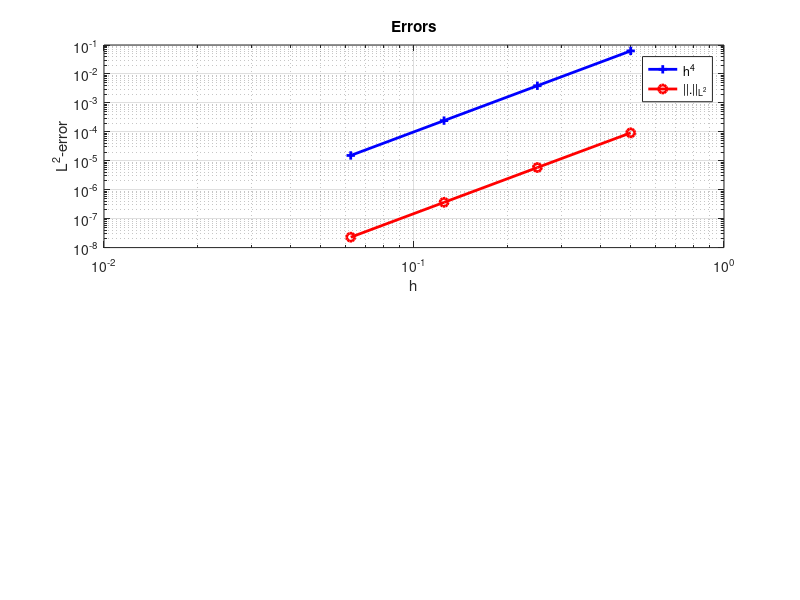

MATLAB code to generate this figure: (Note: this script raises an error after producing the figure.)
% plot convergence errors
% Ex 1 - h convergence
N = 3;
h = [0.5, 0.25, 0.125, 0.0625];
err_h1 = [1.7565e-03, 2.2164e-04, 2.7770e-05, 3.4733e-06];
err_l2 = [9.2104e-05, 5.8334e-06, 3.6579e-07, 2.2881e-08];

% ERROR PLOTS
figure(1);
hs = subplot(2,1,1);
loglog(h,h.^(N+1),'-+b','Linewidth',2); hold on; grid on; 
loglog(h,err_l2,'-or','Linewidth',2); hold on; 
legend(sprintf('h^%i',N+1),'||.||_{L^2}');
title ('Errors'); ylabel('L^2-error'); xlabel('h');
hs.FontSize = 12;

hs = subplot(2,1,2);
loglog(h,h.^N,'-+b','Linewidth',2); hold on; grid on;
loglog(h,err_h1,'-or','Linewidth',2); hold on;
legend(sprintf('h^%i',N),'||.||_{H^1}');
ylabel('H^1-error'); xlabel('h');
hs.FontSize = 12;

%%
% Ex 1 - N convergence
N = [2,3,4,5,6];
h = 0.25;
err_h1 = [1.0508e-02, 2.2164e-04, 3.4881e-06, 4.3806e-08, 4.5781e-10];
err_l2 = [4.0764e-04, 5.8334e-06, 7.0219e-08, 7.1558e-10, 6.2984e-12];

% ERROR PLOTS
figure(2);
hs = subplot(2,1,1);
semilogy(N,err_l2,'-or','Linewidth',2); hold on;  grid on;
legend('||.||_{L^2}');
title ('Errors'); ylabel('L^2-error'); xlabel('N');
hs.FontSize = 12;

hs = subplot(2,1,2);
loglog(N,err_h1,'-or','Linewidth',2); hold on; grid on;
legend('||.||_{H^1}');
ylabel('H^1-error'); xlabel('N');
hs.FontSize = 12;


%% Exercise 2
N = 1;
h = [0.5, 0.25, 0.125, 0.0625];
% err_h1 = [3.2606e+00, 2.1710e+00, 1.0589e+00, 5.2306e-01]; 
err_h1 = [7.5555e-01, 3.6957e-01, 1.8073e-01, 8.8866e-02];
figure(4); hs = gca;
loglog(h,h.^1,'-+b','Linewidth',2); hold on; grid on; 
loglog(h,err_h1,'-or','Linewidth',2); hold on; 
legend(sprintf('h^%i',1),'||.||_{H^1}');
title ('Errors N = 1'); ylabel('H^1-error'); xlabel('h');
hs.FontSize = 12;


N = 2; 
err_h1 = [9.3918e-02, 3.5882e-02, 1.4761e-02,6.2802e-03];
figure(5); hs = gca;
loglog(h,h.^1.5,'-+b','Linewidth',2); hold on; grid on; 
loglog(h,err_h1,'-or','Linewidth',2); hold on; 
legend(sprintf('h^{1.5}'),'||.||_{H^1}');
title ('Errors N = 2'); ylabel('H^1-error'); xlabel('h');
hs.FontSize = 12;


N = 3;
err_h1 = [3.3007e-02,1.4197e-02,6.1528e-03,2.6725e-03];
figure(6); hs = gca;
loglog(h,h.^1.5,'-+b','Linewidth',2); hold on; grid on; 
loglog(h,err_h1,'-or','Linewidth',2); hold on; 
legend(sprintf('h^{1.5}'),'||.||_{H^1}');
title ('Errors N = 3'); ylabel('H^1-error'); xlabel('h');
hs.FontSize = 12;


N = 4;
err_h1 = [1.7612e-02, 7.6341e-03,3.3157e-03,1.4416e-03];
figure(7); hs = gca;
loglog(h,h.^1.5,'-+b','Linewidth',2); hold on; grid on; 
loglog(h,err_h1,'-or','Linewidth',2); hold on; 
legend(sprintf('h^{1.5}'),'||.||_{H^1}');
title ('Errors N = 4'); ylabel('H^1-error'); xlabel('h');
hs.FontSize = 12;
